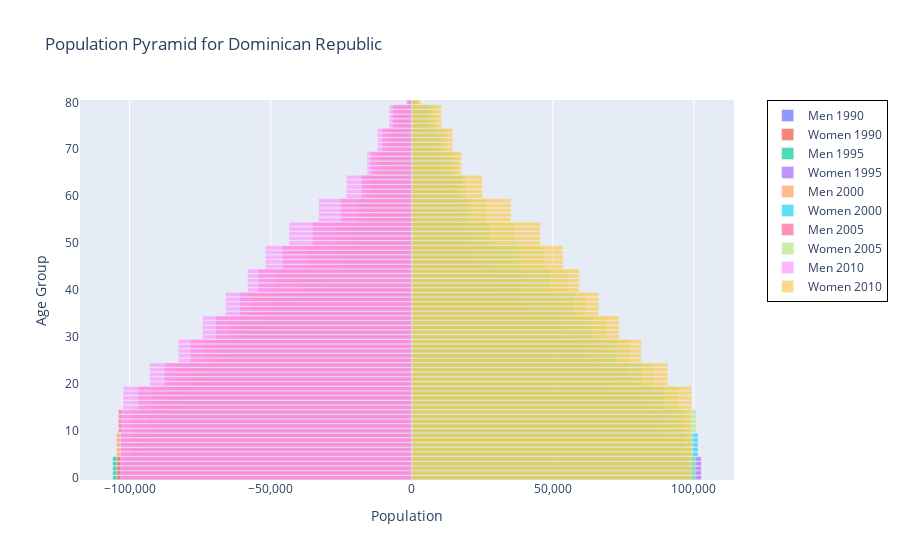

Here is the notebook cell this chart was saved with:
### Code cell
animated_population_pyramid(population_df_dr, "Dominican Republic")
